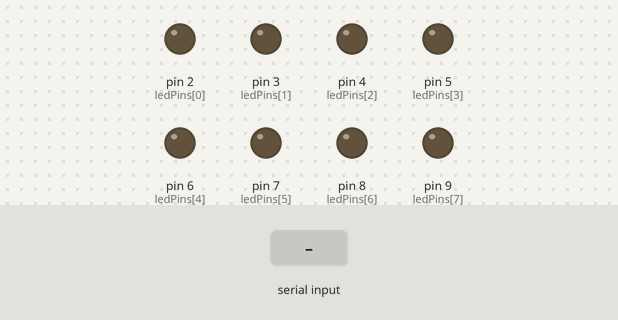
Bench run of a sketch on a simulated Arduino Uno, built with avr-gcc and run on an emulated ATmega328P. On the bench: output pins drawn as LEDs (lit = HIGH). The inputs (shaded band) are chosen by the test bench.

Above: at 1.2 s.
1.3 s: "1\n" received over Serial
At 2.1 s:
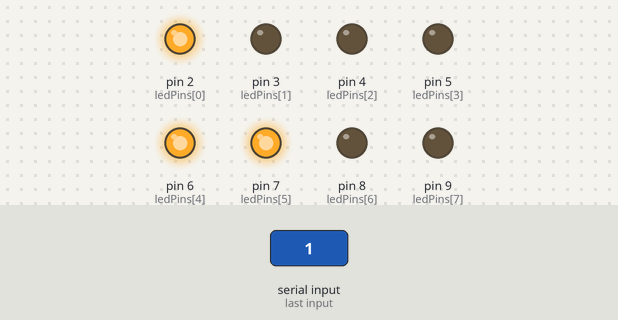
Timing chart, 0 to 7.8 s (numbered marks = the images above; inputs shaded):
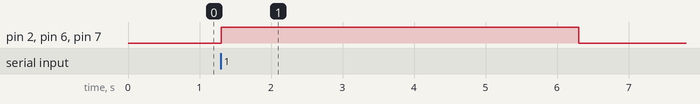

The sketch:

CodigoASCII.ino
```cpp
const int ledPins[8] = {2,3,4,5,6,7,8,9};
char palabra[6];
bool Mayus = true;

void setup(){
  Serial.begin(9600);
  for(int i = 0; i < 8; i++){
    pinMode(ledPins[i],OUTPUT);
  }
}

void loop(){
  if(Serial.available()>0){
    int len = Serial.readBytesUntil('\n',palabra,5);
    palabra[len] = '\0';

    if(Mayus){
      for(int i = 0; i < len; i++){
        palabra[i] = toupper(palabra[i]);
      }
    }else{
      for(int i = 0; i < len; i++){
        palabra[i] = tolower(palabra[i]);
      }
    }

    for(int i = 0; i < len; i++){
      mostrarBinario(palabra[i]);
      delay(5000);
      apagarLeds();
      delay(1000);
    }
  }
}

void mostrarBinario(int num){
  int binario[8];

  for(int i = 0; i < 8; i++){
    binario[i] = num % 2;
    num = num / 2;
  }

  for(int i = 0; i < 8; i++){
    digitalWrite(ledPins[i], binario[i]);
  }
}

void apagarLeds(){
  for(int i = 0; i < 8; i++){
    digitalWrite(ledPins[i], LOW);
  }
}
```

Measured:
- after the input at 1.3 s, pin 2 (ledPins[0]), pin 6 (ledPins[4]), pin 7 (ledPins[5]): LOW → HIGH at once, → LOW 5.0 s later
